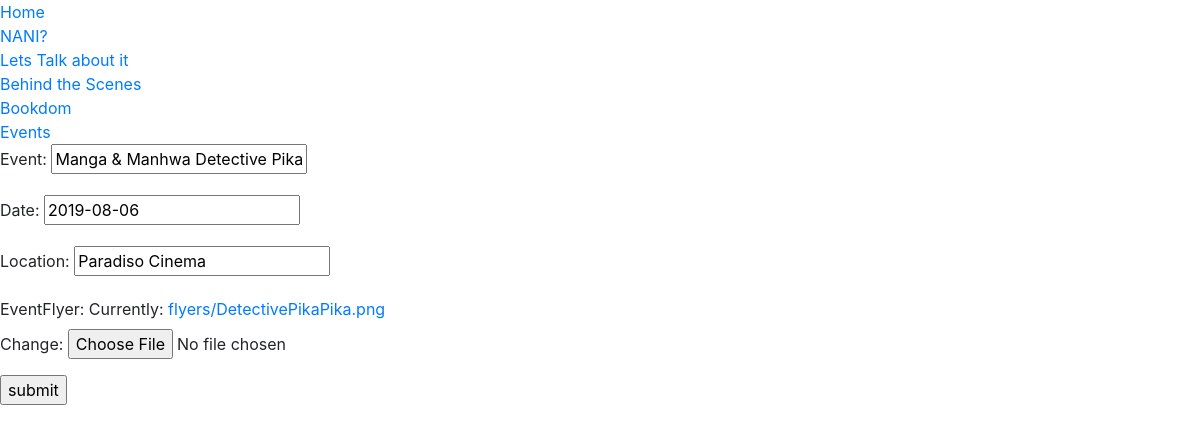
Screenshot of /editUpcomingEvent/5/ with the database file from the repository.
### passionApp/models.py (models this page shows)
class UpcomingEventsEntryModel(models.Model):
    event= models.CharField(max_length=200, blank=False)
    Date = models.DateField()
    location = models.CharField(max_length=200, blank=False)
    eventFlyer = models.FileField(upload_to='flyers', blank=False,)

### passionApp/views.py (the view)
# urls.py: path('editUpcomingEvent/<int:entry_id>/', views.editUpcomingEvent, name='editUpcomingEvent'),
def editUpcomingEvent(request, entry_id):
    upcomingEvent = get_object_or_404(UpcomingEventsEntryModel, pk=entry_id)
    newUpcomingEvent = UpcomingEventForm(request.POST or None, request.FILES or None, instance=upcomingEvent)
    context = {
        "newUpcomingEvent": newUpcomingEvent
    }
    if newUpcomingEvent.is_valid():
        newUpcomingEvent.save()
        return redirect("viewAllUpcomingEvents")
    return render(request, "passionApp/editUpcomingEvent.html", context)

### passionApp/forms.py
class UpcomingEventForm(forms.ModelForm):
    class Meta:
        model = UpcomingEventsEntryModel
        fields = "__all__"

### passionApp/templates/passionApp/editUpcomingEvent.html (shortened to what this page needs)
{% extends 'passionApp/base.html' %}
{% block form %}
<form method="post" enctype="multipart/form-data">
    {{ newUpcomingEvent.as_p }}
    <input type="submit" value="submit">
</form>
{% endblock form %}

### rows the page displays
UpcomingEventsEntryModel: event "Manga & Manhwa Detective Pika", Date "2019-08-06", location "Paradiso Cinema"
